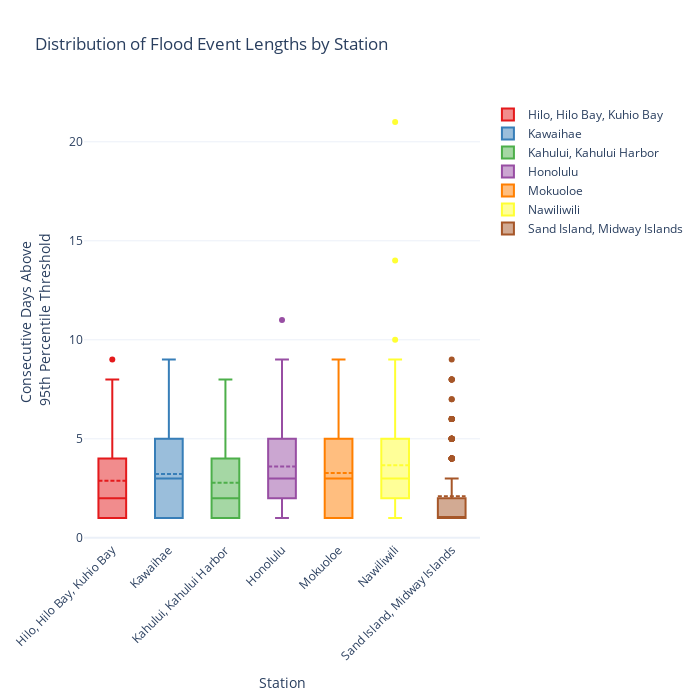

The cell this chart's notebook holds for it:
### Markdown cell above
## Examine the distribution through box plots
Here we seek the answer the question: how common is it to have XX number of consecutive days above a given threshold?

### Code cell
import plotly.graph_objects as go
import seaborn as sns

# Use the Seaborn "Set1" palette
palette = sns.color_palette("Set1", n_colors=8)
colors = [f"rgba({int(r*255)}, {int(g*255)}, {int(b*255)}, 0.5)" for r, g, b in palette]  # 0.5 for 50% transparency

# Convert the flood_events dictionary into a format suitable for Plotly
data = []

for color, (station, events) in zip(colors, flood_events.items()):
    event_lengths = [e['length'] for e in events]
    data.append(go.Box(
        y=event_lengths,
        name=station,
        boxmean=True,  # To show the mean line
        boxpoints='outliers',  # Show only outliers as points
        line=dict(width=2, color=color.replace("0.5", "1")),  # Use solid color for the box outline
        fillcolor=color,  # Use the Seaborn color with transparency
        marker=dict(color=color.replace("0.5", "1"))  # Use solid color for markers
    ))

# Create the figure
fig = go.Figure(data=data)

# Update layout
fig.update_layout(
    
    title="Distribution of Flood Event Lengths by Station",
    yaxis_title=f"Consecutive Days Above <br>{percentile}th Percentile Threshold",
    xaxis_title="Station",
    xaxis_tickangle=-45,  # Rotate station names
    template="plotly_white",  # Use a white background template for clarity
    width=700, height=700  # Set the figure size
)

# Show the interactive plot
fig.show()

### Figure 1 — Plotly figure (JSON) as saved in the notebook; plotly's stock layout.template omitted (floating-point values rounded to 4 significant figures; data arrays with more than 128 entries replaced by an {"elided": "..."} marker saying what was removed)
{"data": [{"boxmean": true, "boxpoints": "outliers", "fillcolor": "rgba(228, 26, 28, 0.5)", "line": {"color": "rgba(228, 26, 28, 1)", "width": 2}, "marker": {"color": "rgba(228, 26, 28, 1)"}, "name": "Hilo, Hilo Bay, Kuhio Bay", "type": "box", "y": {"elided": "199 int values"}}, {"boxmean": true, "boxpoints": "outliers", "fillcolor": "rgba(55, 126, 184, 0.5)", "line": {"color": "rgba(55, 126, 184, 1)", "width": 2}, "marker": {"color": "rgba(55, 126, 184, 1)"}, "name": "Kawaihae", "type": "box", "y": {"elided": "173 int values"}}, {"boxmean": true, "boxpoints": "outliers", "fillcolor": "rgba(77, 175, 74, 0.5)", "line": {"color": "rgba(77, 175, 74, 1)", "width": 2}, "marker": {"color": "rgba(77, 175, 74, 1)"}, "name": "Kahului, Kahului Harbor", "type": "box", "y": {"elided": "205 int values"}}, {"boxmean": true, "boxpoints": "outliers", "fillcolor": "rgba(152, 78, 163, 0.5)", "line": {"color": "rgba(152, 78, 163, 1)", "width": 2}, "marker": {"color": "rgba(152, 78, 163, 1)"}, "name": "Honolulu", "type": "box", "y": {"elided": "158 int values"}}, {"boxmean": true, "boxpoints": "outliers", "fillcolor": "rgba(255, 127, 0, 0.5)", "line": {"color": "rgba(255, 127, 0, 1)", "width": 2}, "marker": {"color": "rgba(255, 127, 0, 1)"}, "name": "Mokuoloe", "type": "box", "y": {"elided": "177 int values"}}, {"boxmean": true, "boxpoints": "outliers", "fillcolor": "rgba(255, 255, 51, 0.5)", "line": {"color": "rgba(255, 255, 51, 1)", "width": 2}, "marker": {"color": "rgba(255, 255, 51, 1)"}, "name": "Nawiliwili", "type": "box", "y": {"elided": "155 int values"}}, {"boxmean": true, "boxpoints": "outliers", "fillcolor": "rgba(166, 86, 40, 0.5)", "line": {"color": "rgba(166, 86, 40, 1)", "width": 2}, "marker": {"color": "rgba(166, 86, 40, 1)"}, "name": "Sand Island, Midway Islands", "type": "box", "y": {"elided": "275 int values"}}], "layout": {"height": 700, "title": {"text": "Distribution of Flood Event Lengths by Station"}, "width": 700, "xaxis": {"tickangle": -45, "title": {"text": "Station"}}, "yaxis": {"title": {"text": "Consecutive Days Above <br>95th Percentile Threshold"}}}}
